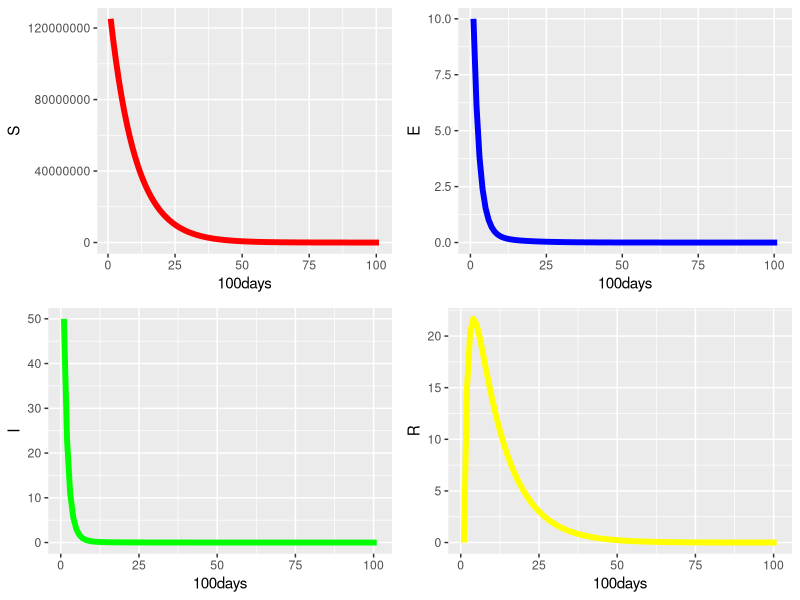

This figure's R source:
library(ggplot2)
library(gridExtra)

#Parameter
N = 125190000
E = 10
I = 50
S = N - E -I
R = 0
beta_1 = 0.0027
mu = 0.1
v = 0.3
d = 0.2
rho = 0.3
lambda = beta_1*(I/N)

#Empty_list
S_vec = c(S)
E_vec = c(E)
I_vec = c(I)
R_vec = c(R)

#Calc
for(i in 1:100) {
  Sa = S_vec[i] - S_vec[i]*(lambda+mu)
  S_vec = append(S_vec, Sa)
  Ea = E_vec[i] + lambda*S_vec[i] - E_vec[i]*(mu+v)
  E_vec = append(E_vec, Ea)
  Ia = I_vec[i] + v*E_vec[i] - I_vec[i]*(mu+d+rho)
  I_vec = append(I_vec, Ia)
  Ra = R_vec[i] + rho*I_vec[i] - mu*R_vec[i]
  R_vec = append(R_vec, Ra)
}

df = data.frame(S_g=S_vec, E_g=E_vec, I_g=I_vec, R_g=R_vec)


g = ggplot(df)

g1 = g + geom_line(aes(x=1:length(S_g), y=S_g), size=2, colour="red") +
  labs(y="S", x="100days")
g2 = g +geom_line(aes(x=1:length(E_g), y=E_g), size=2, colour="blue") +
  labs(y="E", x="100days")
g3 = g +geom_line(aes(x=1:length(I_g), y=I_g), size=2, colour="green") +
  labs(y="I", x="100days")
g4 = g + geom_line(aes(x=1:length(R_g), y=R_g), size=2, colour="yellow") +
  labs(y="R", x="100days")

options(scipen=2)


grid.arrange(g1, g2, g3, g4)